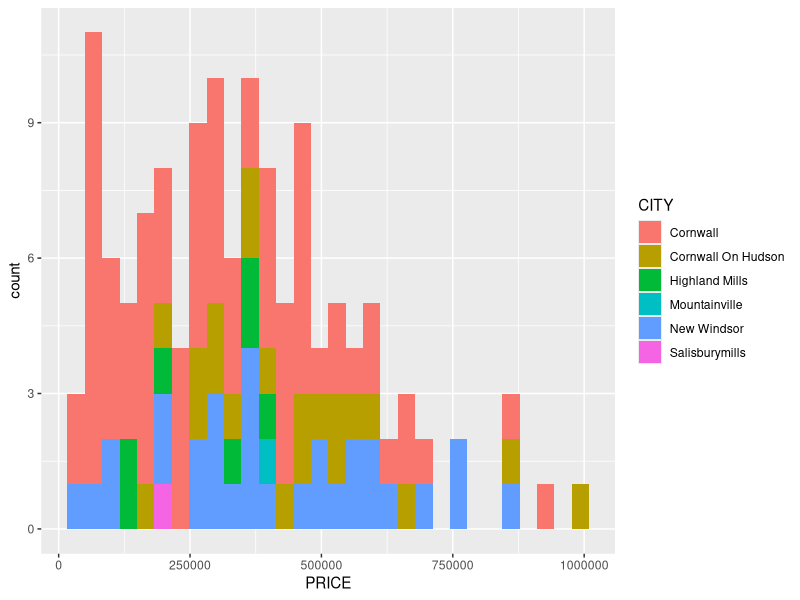
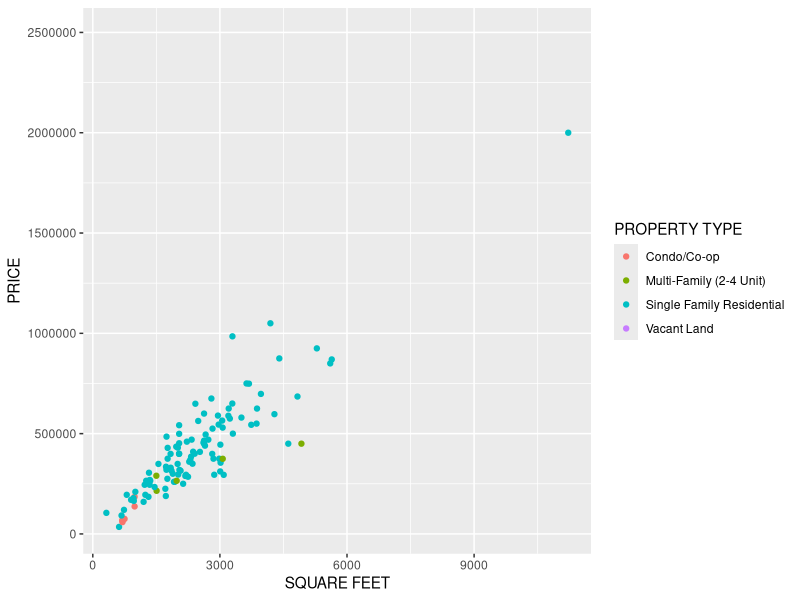
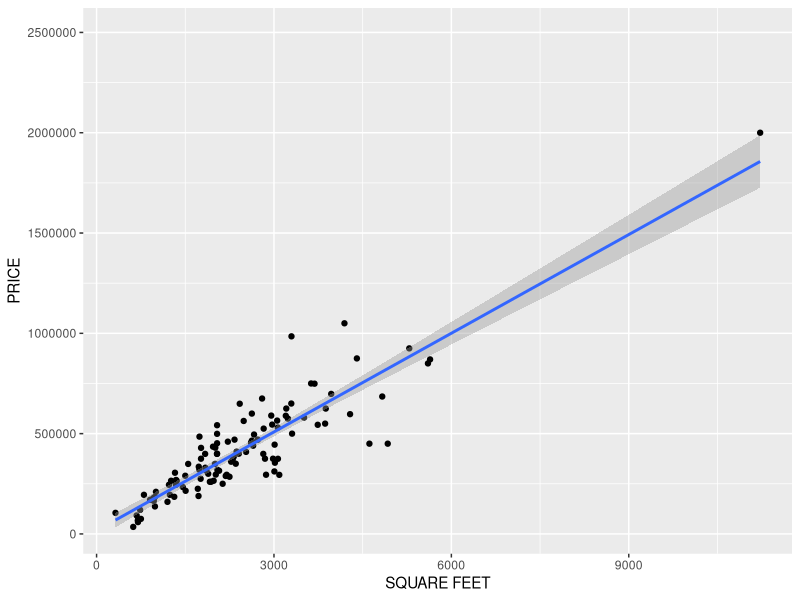
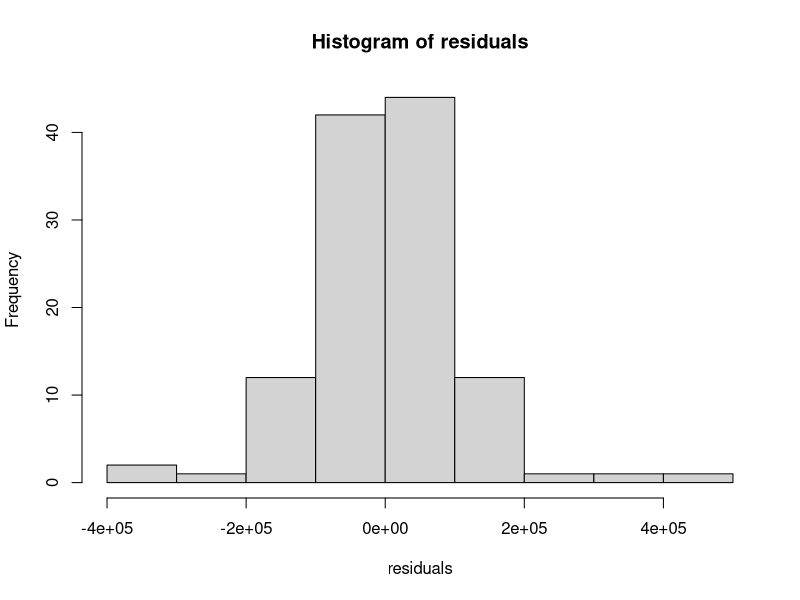

Source code (R) for these figures, in order:
## ---- chunk 1
knitr::opts_chunk$set(echo = TRUE)

library(tidyverse)

#read in the data
houses = read_csv(file = "redfin_2019-08-22-04-53-45.csv")

## ---- chunk 2
houses %>% group_by(CITY) %>% summarise(mean(PRICE), 
                     median(PRICE),
                     sd(PRICE), n())
## ---- chunk 3
houses %>% filter(PRICE < 1000000) %>% ggplot(aes(x = PRICE, fill = CITY)) + geom_histogram()

houses %>% ggplot(aes(x = `SQUARE FEET`, 
                      y = PRICE,
                      color = `PROPERTY TYPE`)) + geom_point()

## ---- chunk 4
houses %>% ggplot(aes(x = `SQUARE FEET`, y = PRICE)) +
  geom_point() + geom_smooth(method = "lm")

linear_model = lm(PRICE ~ `SQUARE FEET`, data = houses)
summary(linear_model)

residuals = residuals(linear_model)
hist(residuals)
